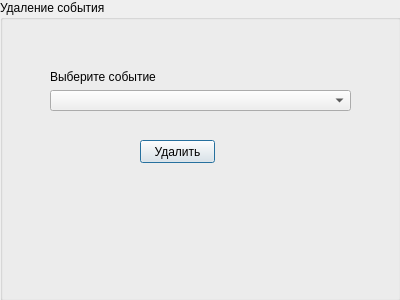
<?xml version="1.0" encoding="UTF-8"?>
<ui version="4.0">
 <class>deleteOrder</class>
 <widget class="QDialog" name="deleteOrder">
  <property name="geometry">
   <rect>
    <x>0</x>
    <y>0</y>
    <width>400</width>
    <height>300</height>
   </rect>
  </property>
  <property name="windowTitle">
   <string>Dialog</string>
  </property>
  <widget class="QGroupBox" name="groupBox">
   <property name="geometry">
    <rect>
     <x>0</x>
     <y>0</y>
     <width>401</width>
     <height>301</height>
    </rect>
   </property>
   <property name="title">
    <string>Удаление события</string>
   </property>
   <widget class="QPushButton" name="pushButton">
    <property name="geometry">
     <rect>
      <x>140</x>
      <y>140</y>
      <width>75</width>
      <height>23</height>
     </rect>
    </property>
    <property name="text">
     <string>Удалить</string>
    </property>
   </widget>
   <widget class="QWidget" name="">
    <property name="geometry">
     <rect>
      <x>50</x>
      <y>70</y>
      <width>301</width>
      <height>41</height>
     </rect>
    </property>
    <layout class="QVBoxLayout" name="verticalLayout">
     <item>
      <widget class="QLabel" name="label">
       <property name="text">
        <string>Выберите событие</string>
       </property>
      </widget>
     </item>
     <item>
      <widget class="QComboBox" name="order"/>
     </item>
    </layout>
   </widget>
  </widget>
 </widget>
 <resources/>
 <connections/>
</ui>
